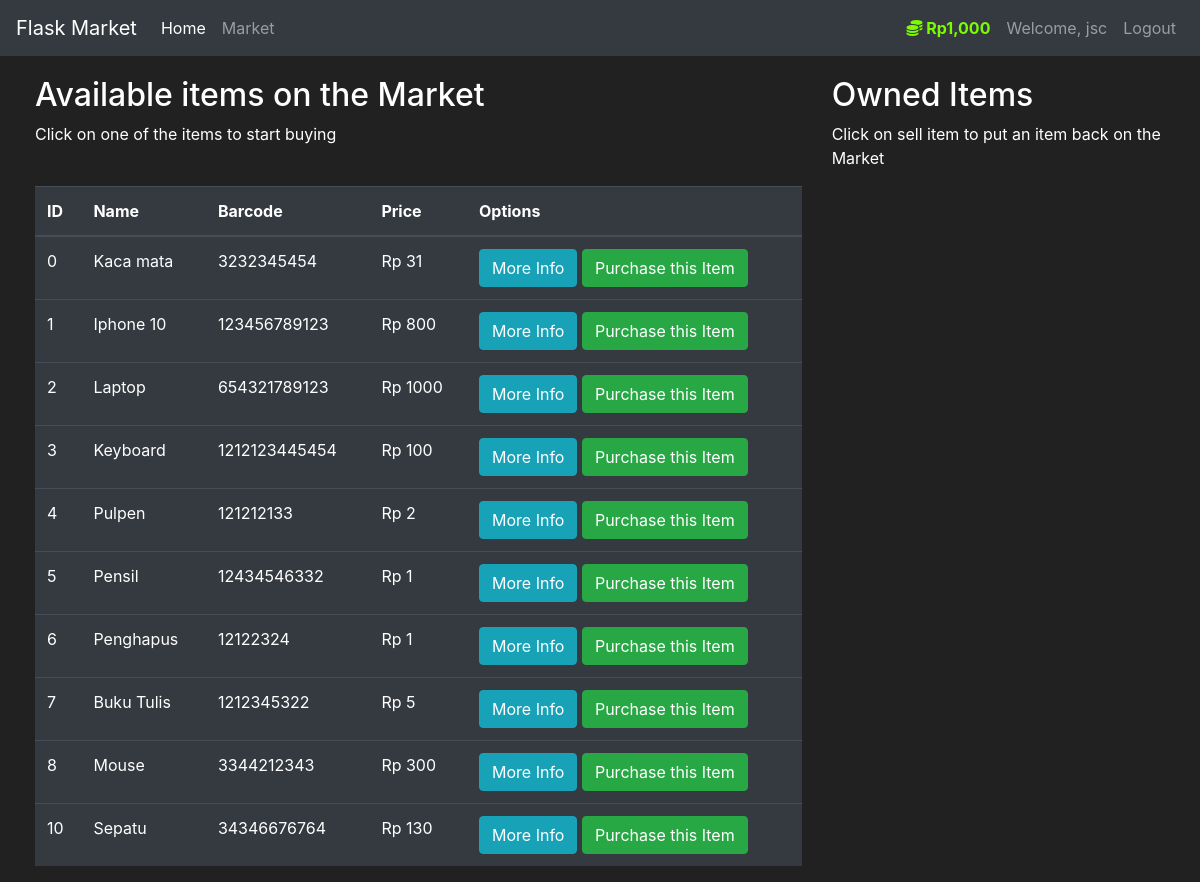
/market (signed in), run on an earlier commit of the app's database.
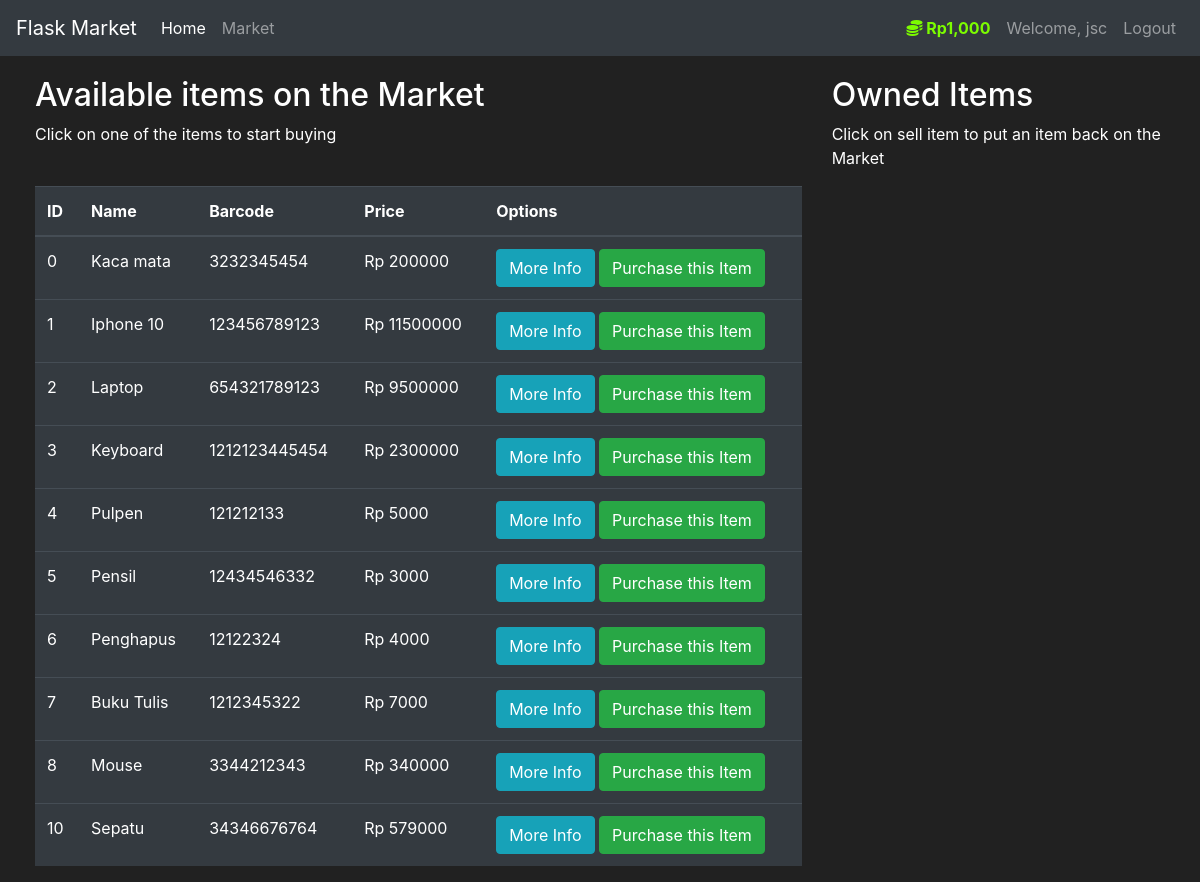
And on a later commit of the database.
### market/models.py (models this page shows, shortened)
class User(db.Model, UserMixin):
    id = db.Column(db.Integer(), primary_key=True)
    username = db.Column(db.String(length=30), nullable=False, unique=True)
    email_address = db.Column(db.String(length=50), nullable=False, unique=True)
    password_hash = db.Column(db.String(length=60), nullable=False)
    budget = db.Column(db.Integer(), nullable=False, default=1000)
    items = db.relationship('Item', backref='owned_user', lazy=True)
    @property
    def prettier_budget(self):
        if len(str(self.budget)) >= 4:
            return f'Rp{str(self.budget)[:-3]},{str(self.budget)[-3:]}'
        else:
            return f"Rp{self.budget}"
    @property
    def password(self):
        return self.password

class Item(db.Model):
    id = db.Column(db.Integer(), primary_key=True)
    name = db.Column(db.String(length=30), nullable=False, unique=True)
    price = db.Column(db.Integer(), nullable=False)
    barcode = db.Column(db.String(length=12), nullable=False, unique=True)
    description = db.Column(db.String(length=1024), nullable=False, unique=True)
    owner = db.Column(db.Integer(), db.ForeignKey('user.id'))

### market/routes.py (the view, shortened to what this page needs)
@app.route('/market', methods=['GET', 'POST'])
@login_required
def market_page():
    purchase_form = PurchaseItemForm()
    selling_form = SellItemForm()
    if request.method == "GET":
        items = Item.query.filter_by(owner=None)
        owned_items = Item.query.filter_by(owner=current_user.id)
        return render_template('market.html', items=items, purchase_form=purchase_form, owned_items=owned_items, selling_form=selling_form)

### market/models.py (called while the page is built)
@login_manager.user_loader
def load_user(user_id):
    return User.query.get(int(user_id))

### market/templates/market.html (shortened to what this page needs)
{% extends 'base.html' %}
{% block content %}
<div class="row" style="margin-top:20px; margin-left:20px">
   <div class="col-8">
       <h2>Available items on the Market</h2>
       <p>Click on one of the items to start buying</p>
       <br>
      <table class="table table-hover table-dark">
         <thead>
            <tr>
               <th scope="col">ID</th>
               <th scope="col">Name</th>
               <th scope="col">Barcode</th>
               <th scope="col">Price</th>
               <th scope="col">Options</th>
            </tr>
         </thead>
         <tbody>
            {% for item in items %}
            <tr>
               <td>{{ item.id }}</td>
               <td>{{ item.name }}</td>
               <td>{{ item.barcode }}</td>
               <td>Rp {{ item.price }}</td>
               <td>
                  <button class="btn btn-outline btn-info" data-toggle="modal" data-target="#Modal-MoreInfo-{{ item.id }}">More Info</button>
                  <button class="btn btn-outline btn-success" data-toggle="modal" data-target="#Modal-PurchaseConfirm-{{ item.id }}">Purchase this Item</button>
               </td>
            </tr>
            {% endfor %}
         </tbody>
      </table>
   </div>
   <div class="col-4">
        <h2>Owned Items</h2>
        <p>Click on sell item to put an item back on the Market</p>
        <br>
   </div>
</div>
{% endblock %}

### market/templates/base.html (shortened to what this page needs)
<!doctype html>
<html lang="en">
   <head>
      <link rel="stylesheet" href="https://cdn.jsdelivr.net/npm/bootstrap@4.5.3/dist/css/bootstrap.min.css">
   </head>
   <body>
    <nav class="navbar navbar-expand-md navbar-dark bg-dark">
      <a class="navbar-brand" href="#">Flask Market</a>
      <div class="collapse navbar-collapse" id="navbarNav">
        <ul class="navbar-nav mr-auto">
            <li class="nav-item active">
                <a class="nav-link" href="{{ url_for('home_page') }}">Home <span class="sr-only">(current)</span></a>
            </li>
            <li class="nav-item">
                <a class="nav-link" href="{{ url_for('market_page') }}">Market</a>
            </li>
        </ul>
          {% if current_user.is_authenticated %}
            <ul class="navbar-nav">
                <li class="nav-item">
                    <a class="nav-link" style="color: lawngreen; font-weight: bold">
                        <i class="fas fa-coins"></i>
                        {{ current_user.prettier_budget }}
                    </a>
                </li>
                <li class="nav-item">
                    <a class="nav-link">Welcome, {{ current_user.username }}</a>
                </li>
                <li class="nav-item">
                    <a class="nav-link" href="{{ url_for('logout_page') }}">Logout</a>
                </li>
            </ul>
          {% endif %}
      </div>
    </nav>
      {% block content %}
      {% endblock %}
   </body>
</html>

### market/templates/base.html (style rules this page uses)
body { background-color: #212121; color: white }

What changed in the data, as far as the page shows it:
changed Item "Kaca mata": price "31" → "200000"
changed Item "Iphone 10": price "800" → "11500000"
changed Item "Laptop": price "1000" → "9500000"
changed Item "Keyboard": price "100" → "2300000"
changed Item "Pulpen": price "2" → "5000"
changed Item "Pensil": price "1" → "3000"
changed Item "Penghapus": price "1" → "4000"
changed Item "Buku Tulis": price "5" → "7000"
changed Item "Mouse": price "300" → "340000"
changed Item "Sepatu": price "130" → "579000"
